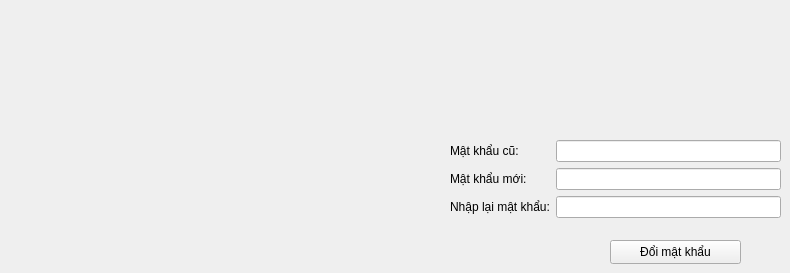
         <widget class="QWidget" name="tab_18">
          <attribute name="title">
           <string>Đổi mật khẩu</string>
          </attribute>
          <widget class="QWidget" name="formLayoutWidget_28">
           <property name="geometry">
            <rect>
             <x>450</x>
             <y>140</y>
             <width>331</width>
             <height>91</height>
            </rect>
           </property>
           <layout class="QFormLayout" name="formLayout_28">
            <item row="0" column="0">
             <widget class="QLabel" name="mTKhUCLabel">
              <property name="text">
               <string>Mật khẩu cũ:</string>
              </property>
             </widget>
            </item>
            <item row="0" column="1">
             <widget class="QLineEdit" name="mTKhUCLineEdit"/>
            </item>
            <item row="1" column="0">
             <widget class="QLabel" name="mTKhUMILabel">
              <property name="text">
               <string>Mật khẩu mới:</string>
              </property>
             </widget>
            </item>
            <item row="1" column="1">
             <widget class="QLineEdit" name="mTKhUMILineEdit"/>
            </item>
            <item row="2" column="0">
             <widget class="QLabel" name="nhPLIMTKhULabel">
              <property name="text">
               <string>Nhập lại mật khẩu:</string>
              </property>
             </widget>
            </item>
            <item row="2" column="1">
             <widget class="QLineEdit" name="nhPLIMTKhULineEdit"/>
            </item>
           </layout>
          </widget>
          <widget class="QPushButton" name="pushButton_51">
           <property name="geometry">
            <rect>
             <x>610</x>
             <y>240</y>
             <width>131</width>
             <height>24</height>
            </rect>
           </property>
           <property name="text">
            <string>Đổi mật khẩu</string>
           </property>
          </widget>
         </widget>
